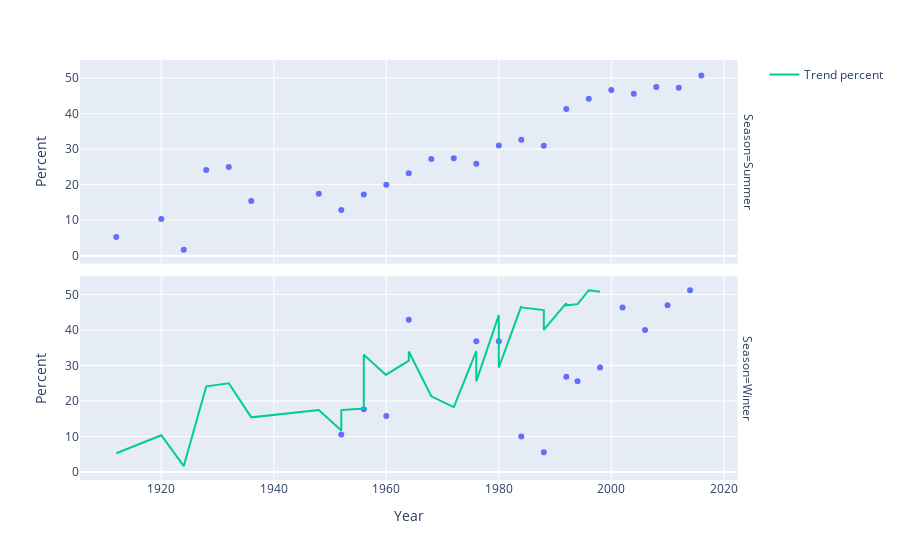

Notebook source saved alongside this figure:
### Code cell
aus = df[df["NOC"].isin(["AUS", "ANZ"])]
gender_per_year = aus.groupby(["Year", "Season", "Sex"], as_index=False).size().rename(columns={"size":"Count"}
)
gender_per_year["Total"] = gender_per_year.groupby(["Year", "Season"])["Count"].transform("sum")
gender_per_year["Percent"] = gender_per_year["Count"] / gender_per_year["Total"]* 100
gender_per_year_women = gender_per_year[gender_per_year["Sex"] == "F"]
fig = px.scatter(
    gender_per_year_women, x="Year", y="Percent",facet_row="Season",
    hover_data={
        "Count": True,
        "Total": True,
        "Percent": ":.2f"
    }
    )
fig.add_scatter(
    x=gender_per_year_women["Year"],
    y=gender_per_year_women.groupby("Year")["Percent"].mean().values,
    mode="lines",
    name="Trend percent"
)
    
fig.show()

### Figure 1 — Plotly figure (JSON) as saved in the notebook; plotly's stock layout.template omitted (floating-point values rounded to 4 significant figures)
{"data": [{"customdata": [[2, 38], [3, 29], [1, 60], [7, 29], [5, 20], [6, 39], [18, 103], [18, 140], [71, 412], [56, 280], [91, 392], [61, 224], [73, 266], [71, 274], [59, 190], [110, 337], [105, 339], [161, 390], [243, 550], [368, 788], [274, 601], [271, 570], [243, 514], [263, 518]], "hovertemplate": "Season=Summer<br>Year=%{x}<br>Percent=%{y:.2f}<br>Count=%{customdata[0]}<br>Total=%{customdata[1]}<extra></extra>", "legendgroup": "", "marker": {"color": "#636efa", "symbol": "circle"}, "mode": "markers", "name": "", "orientation": "v", "showlegend": false, "type": "scatter", "x": [1912.0, 1920.0, 1924.0, 1928.0, 1932.0, 1936.0, 1948.0, 1952.0, 1956.0, 1960.0, 1964.0, 1968.0, 1972.0, 1976.0, 1980.0, 1984.0, 1988.0, 1992.0, 1996.0, 2000.0, 2004.0, 2008.0, 2012.0, 2016.0], "xaxis": "x2", "y": [5.263, 10.34, 1.667, 24.14, 25.0, 15.38, 17.48, 12.86, 17.23, 20.0, 23.21, 27.23, 27.44, 25.91, 31.05, 32.64, 30.97, 41.28, 44.18, 46.7, 45.59, 47.54, 47.28, 50.77], "yaxis": "y2"}, {"customdata": [[2, 19], [3, 17], [6, 38], [6, 14], [7, 19], [7, 19], [2, 20], [2, 36], [11, 41], [12, 47], [10, 34], [19, 41], [18, 45], [23, 49], [43, 84]], "hovertemplate": "Season=Winter<br>Year=%{x}<br>Percent=%{y:.2f}<br>Count=%{customdata[0]}<br>Total=%{customdata[1]}<extra></extra>", "legendgroup": "", "marker": {"color": "#636efa", "symbol": "circle"}, "mode": "markers", "name": "", "orientation": "v", "showlegend": false, "type": "scatter", "x": [1952.0, 1956.0, 1960.0, 1964.0, 1976.0, 1980.0, 1984.0, 1988.0, 1992.0, 1994.0, 1998.0, 2002.0, 2006.0, 2010.0, 2014.0], "xaxis": "x", "y": [10.53, 17.65, 15.79, 42.86, 36.84, 36.84, 10.0, 5.556, 26.83, 25.53, 29.41, 46.34, 40.0, 46.94, 51.19], "yaxis": "y"}, {"mode": "lines", "name": "Trend percent", "type": "scatter", "x": [1912.0, 1920.0, 1924.0, 1928.0, 1932.0, 1936.0, 1948.0, 1952.0, 1952.0, 1956.0, 1956.0, 1960.0, 1960.0, 1964.0, 1964.0, 1968.0, 1972.0, 1976.0, 1976.0, 1980.0, 1980.0, 1984.0, 1984.0, 1988.0, 1988.0, 1992.0, 1992.0, 1994.0, 1996.0, 1998.0, 2000.0, 2002.0, 2004.0, 2006.0, 2008.0, 2010.0, 2012.0, 2014.0, 2016.0], "y": [5.263, 10.34, 1.667, 24.14, 25.0, 15.38, 17.48, 11.69, 17.44, 17.89, 33.04, 27.23, 27.44, 31.38, 33.95, 21.32, 18.26, 34.06, 25.53, 44.18, 29.41, 46.7, 46.34, 45.59, 40.0, 47.54, 46.94, 47.28, 51.19, 50.77]}], "layout": {"annotations": [{"font": {}, "showarrow": false, "text": "Season=Winter", "textangle": 90, "x": 0.98, "xanchor": "left", "xref": "paper", "y": 0.2425, "yanchor": "middle", "yref": "paper"}, {"font": {}, "showarrow": false, "text": "Season=Summer", "textangle": 90, "x": 0.98, "xanchor": "left", "xref": "paper", "y": 0.7575, "yanchor": "middle", "yref": "paper"}], "legend": {"tracegroupgap": 0}, "margin": {"t": 60}, "xaxis": {"anchor": "y", "domain": [0, 0.98], "title": {"text": "Year"}}, "xaxis2": {"anchor": "y2", "domain": [0, 0.98], "matches": "x", "showticklabels": false}, "yaxis": {"anchor": "x", "domain": [0, 0.485], "title": {"text": "Percent"}}, "yaxis2": {"anchor": "x2", "domain": [0.515, 1], "matches": "y", "title": {"text": "Percent"}}}}
